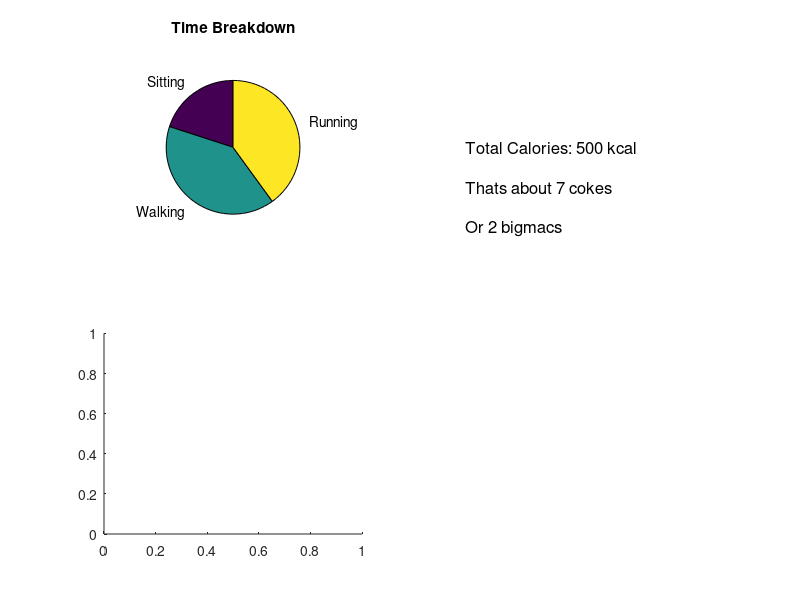

The MATLAB script that drew this image: (Note: this script raises an error after producing the figure.)
subplot(2,2,1)
pie([20, 40, 40], {'Sitting', 'Walking', 'Running'})
title('Time Breakdown')

subplot(2,2,2)
axis off
text(0, 0.5, 'Total Calories: 500 kcal', 'FontSize', 12)
text(0, 0.3, 'Thats about 7 cokes', 'FontSize', 12)
text(0, 0.1, 'Or 2 bigmacs', 'FontSize', 12)

% Show image of burger
subplot(2,2,3)
burgerImg = imread('img/coke.jpg');
imshow(burgerImg)
title('1 coke ≈ 480 kcal')

% Show image of Oreo
subplot(2,2,4)
oreoImg = imread('img/bigmac.jpg');
imshow(oreoImg)
title('1 bigmac ≈ 53 kcal')
